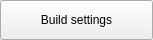
<?xml version="1.0" encoding="UTF-8"?>
<ui version="4.0">
 <class>rgMenuBuildSettingsItem</class>
 <widget class="QWidget" name="rgMenuBuildSettingsItem">
  <property name="geometry">
   <rect>
    <x>0</x>
    <y>0</y>
    <width>153</width>
    <height>40</height>
   </rect>
  </property>
  <property name="minimumSize">
   <size>
    <width>0</width>
    <height>40</height>
   </size>
  </property>
  <property name="maximumSize">
   <size>
    <width>16777215</width>
    <height>40</height>
   </size>
  </property>
  <property name="windowTitle">
   <string>Form</string>
  </property>
  <layout class="QGridLayout" name="gridLayout">
   <property name="leftMargin">
    <number>0</number>
   </property>
   <property name="topMargin">
    <number>0</number>
   </property>
   <property name="rightMargin">
    <number>0</number>
   </property>
   <property name="bottomMargin">
    <number>0</number>
   </property>
   <property name="spacing">
    <number>0</number>
   </property>
   <item row="0" column="0">
    <widget class="QPushButton" name="buildSettingsButton">
     <property name="sizePolicy">
      <sizepolicy hsizetype="Preferred" vsizetype="Preferred">
       <horstretch>0</horstretch>
       <verstretch>0</verstretch>
      </sizepolicy>
     </property>
     <property name="font">
      <font>
       <weight>50</weight>
       <bold>false</bold>
      </font>
     </property>
     <property name="focusPolicy">
      <enum>Qt::NoFocus</enum>
     </property>
     <property name="styleSheet">
      <string notr="true"/>
     </property>
     <property name="text">
      <string>Build settings</string>
     </property>
     <property name="icon">
      <iconset resource="../res/RadeonGPUAnalyzerGUI.qrc">
       <normaloff>:/icons/gearIcon.svg</normaloff>:/icons/gearIcon.svg</iconset>
     </property>
    </widget>
   </item>
  </layout>
 </widget>
 <resources>
  <include location="../res/RadeonGPUAnalyzerGUI.qrc"/>
 </resources>
 <connections/>
</ui>
